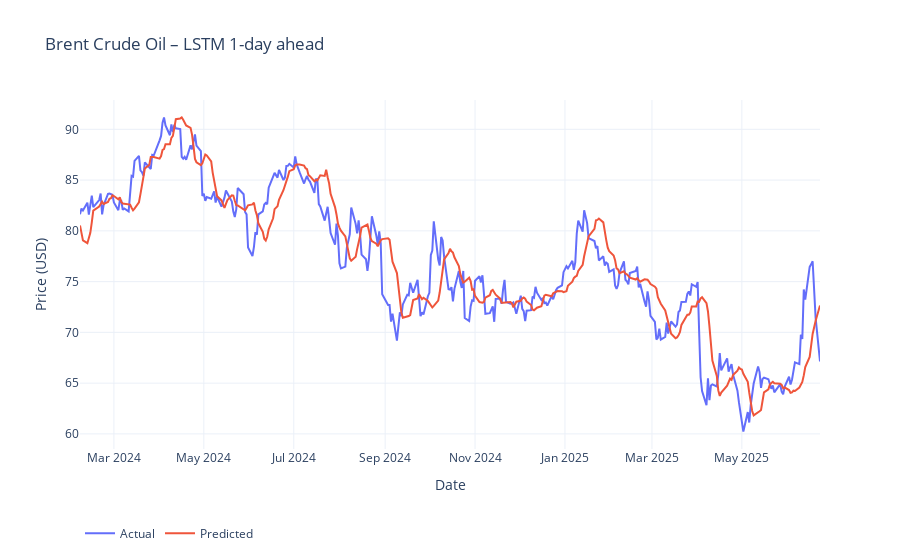

The cell this chart's notebook holds for it:
### Markdown cell above
https://link.springer.com/article/10.1007/s44196-024-00640-3

### Code cell
# ───────────────────── 1. LIBRERIE ─────────────────────
import yfinance as yf
import pandas as pd
import numpy as np
import torch
import torch.nn as nn
from torch.utils.data import Dataset, DataLoader
from sklearn.preprocessing import StandardScaler
from sklearn.metrics import mean_squared_error, mean_absolute_error, r2_score, explained_variance_score
import plotly.graph_objects as go

# ───────────────────── 2. SEED & DEVICE ─────────────────────
SEED = 42
np.random.seed(SEED)
torch.manual_seed(SEED)
device = torch.device('cuda' if torch.cuda.is_available() else 'cpu')

# ───────────────────── 3. DOWNLOAD & PREPROCESSING ─────────────────────
df = (
    yf.download("BZ=F", start="2011-06-13", end="2025-06-25")[['Close']]
      .rename(columns={'Close':'Price'})
      .dropna()
)

emb = (
    pd.read_csv('../Data/raw/embeddings_feature_ST.csv', parse_dates=['date'])
      .set_index('date')
      .reindex(df.index)
      .ffill().bfill()
)
sent = (
    pd.read_csv('../Data/raw/daily_sent.csv', parse_dates=['Date'])
      .set_index('Date')
      .reindex(df.index)
      .ffill().bfill()
)

df['SENT_1'] = emb['embedding_3d_1_mean']
df['SENT_2'] = emb['embedding_3d_2_mean']
df['SENT_3'] = emb['embedding_3d_3_mean']
df['cosine_sim']          = emb['cosine_sim']
df['drift']               = emb['drift']
df['drift_velocity']      = emb['drift_velocity']
df['drift_velocity_diff'] = emb['drift_velocity_diff']
df['drift_acceleration']  = emb['drift_acceleration']
df['var_3d_1']            = emb['embedding_3d_1_var_daily']
df['var_3d_2']            = emb['embedding_3d_2_var_daily']
df['var_3d_3']            = emb['embedding_3d_3_var_daily']
df['sentiment']           = sent['avg_score']

for lag in range(1,6):
    df[f'price_lag_{lag}'] = df['Price'].shift(lag)

HORIZON = 1
df['target'] = df['Price'].shift(-HORIZON)
df.dropna(inplace=True)

WINDOW = 5
feat_cols = [
    'Price',
    *[f'price_lag_{i}' for i in range(1,6)],
    'SENT_1','SENT_2','SENT_3',
    'cosine_sim','drift','drift_velocity','drift_velocity_diff','drift_acceleration',
    'var_3d_1','var_3d_2','var_3d_3','sentiment'
]

# ───────────────────── 4. SPLIT & SCALING ─────────────────────
n = len(df)
i1, i2 = int(n*0.8), int(n*0.9)
train_df, val_df, test_df = df.iloc[:i1], df.iloc[i1:i2], df.iloc[i2:]

sx = StandardScaler().fit(train_df[feat_cols])
sy = StandardScaler().fit(train_df[['target']])
for split in (train_df, val_df, test_df):
    split[feat_cols] = sx.transform(split[feat_cols])
    split['target']  = sy.transform(split[['target']])

# ───────────────────── 5. DATASET & DATALOADER ─────────────────────
class SeqDS(Dataset):
    def __init__(self, df):
        X, y = [], []
        for i in range(len(df)-WINDOW-HORIZON+1):
            X.append(df[feat_cols].iloc[i:i+WINDOW].values)
            y.append(df['target'].iloc[i+WINDOW+HORIZON-1])
        self.X = torch.tensor(np.stack(X), dtype=torch.float32)
        self.y = torch.tensor(y, dtype=torch.float32).unsqueeze(1)
    def __len__(self): return len(self.X)
    def __getitem__(self, idx): return self.X[idx], self.y[idx]

train_dl = DataLoader(SeqDS(train_df), batch_size=32, shuffle=True)
val_dl   = DataLoader(SeqDS(val_df),   batch_size=32)
test_dl  = DataLoader(SeqDS(test_df),  batch_size=32)

# ───────────────────── 6. MODELLO: LSTM UNIDIREZIONALE ─────────────────────
class LSTMForecast(nn.Module):
    def __init__(self, n_in, hidden=64, layers=2, drop=0.2):
        super().__init__()
        self.lstm = nn.LSTM(
            input_size=n_in,
            hidden_size=hidden,
            num_layers=layers,
            batch_first=True,
            dropout=drop
        )
        self.fc = nn.Linear(hidden, 1)
    def forward(self, x):
        # out: (batch, seq_len, hidden)
        out, _ = self.lstm(x)
        # prendo l'ultimo time‐step
        last = out[:, -1, :]
        return self.fc(last)

model   = LSTMForecast(len(feat_cols)).to(device)
opt     = torch.optim.AdamW(model.parameters(), lr=1e-3)
loss_fn = nn.MSELoss()

# ───────────────────── 7. TRAIN + EARLY STOPPING ─────────────────────
best_val, wait, patience = float('inf'), 0, 3
for epoch in range(1,51):
    model.train()
    train_loss = 0
    for xb,yb in train_dl:
        xb,yb = xb.to(device), yb.to(device)
        opt.zero_grad()
        loss = loss_fn(model(xb), yb)
        loss.backward()
        opt.step()
        train_loss += loss.item() * xb.size(0)
    train_loss /= len(train_dl.dataset)

    model.eval()
    val_loss = 0
    with torch.no_grad():
        for xb,yb in val_dl:
            xb,yb = xb.to(device), yb.to(device)
            val_loss += loss_fn(model(xb), yb).item() * xb.size(0)
    val_loss /= len(val_dl.dataset)

    print(f"Epoch {epoch:02d} — Train MSE: {train_loss:.5f}, Val MSE: {val_loss:.5f}")
    if val_loss < best_val:
        best_val, wait = val_loss, 0
        torch.save(model.state_dict(), 'best_lstm.pt')
    else:
        wait += 1
        if wait >= patience:
            print("Early stopping")
            break

model.load_state_dict(torch.load('best_lstm.pt'))

# ───────────────────── 8. TEST & METRICHE ─────────────────────
model.eval()
preds, ys = [], []
with torch.no_grad():
    for xb,yb in test_dl:
        xb = xb.to(device)
        out = model(xb).cpu().numpy().flatten()
        preds.extend(out); ys.extend(yb.numpy().flatten())

preds = sy.inverse_transform(np.array(preds).reshape(-1,1)).flatten()
ys    = sy.inverse_transform(np.array(ys   ).reshape(-1,1)).flatten()

print("RMSE:", np.sqrt(mean_squared_error(ys,preds)))
print("MAE :", mean_absolute_error(ys,preds))
print("R²  :", r2_score(ys,preds))
print("Explained Var:", explained_variance_score(ys,preds))

# ───────────────────── 9. PLOT (date reali) ─────────────────────
dates = test_df.index[WINDOW + np.arange(len(preds))]
fig = go.Figure([
    go.Scatter(x=dates, y=ys,   mode='lines', name='Actual'),
    go.Scatter(x=dates, y=preds, mode='lines', name='Predicted'),
])
fig.update_layout(
    title="Brent Crude Oil – LSTM 1-day ahead",
    xaxis_title="Date", yaxis_title="Price (USD)",
    template="plotly_white",
    legend=dict(orientation='h', y=-0.2)
)
fig.show()

### Figure 1 — Plotly figure (JSON) as saved in the notebook; plotly's stock layout.template omitted (floating-point values rounded to 4 significant figures; data arrays with more than 128 entries replaced by an {"elided": "..."} marker saying what was removed)
{"data": [{"mode": "lines", "name": "Actual", "type": "scatter", "x": {"elided": "345 str values"}, "y": {"elided": "345 float values"}}, {"mode": "lines", "name": "Predicted", "type": "scatter", "x": {"elided": "345 str values"}, "y": {"elided": "345 float values"}}], "layout": {"legend": {"orientation": "h", "y": -0.2}, "title": {"text": "Brent Crude Oil – LSTM 1-day ahead"}, "xaxis": {"title": {"text": "Date"}}, "yaxis": {"title": {"text": "Price (USD)"}}}}
